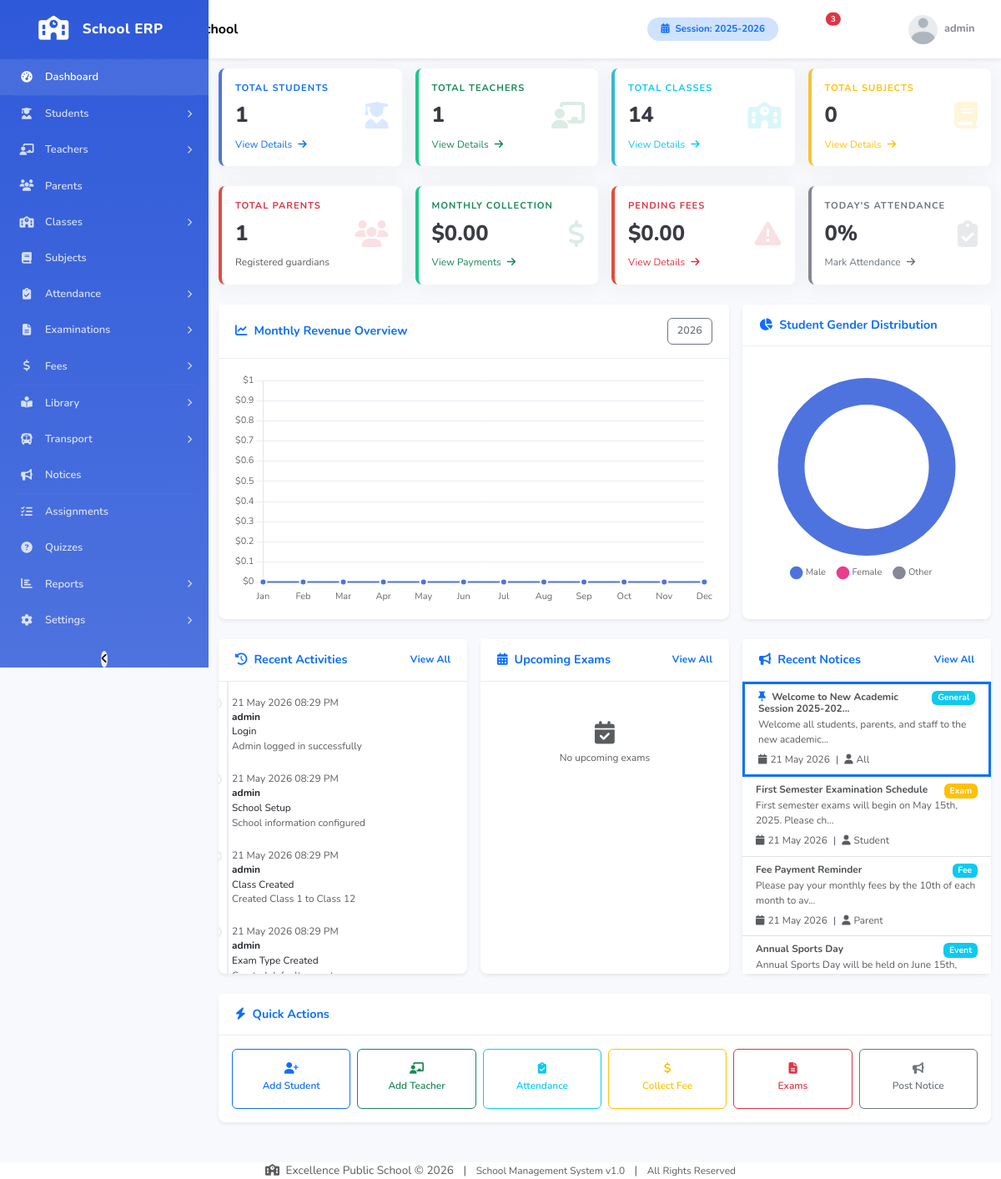
/dashboard.php (signed in), run on the app's committed database.
### tables this page shows
CREATE TABLE IF NOT EXISTS school_info (
    school_id INT(11) NOT NULL AUTO_INCREMENT,
    school_name VARCHAR(255) NOT NULL,
    school_address TEXT,
    school_phone VARCHAR(50),
    school_email VARCHAR(100),
    school_website VARCHAR(100),
    school_logo VARCHAR(255) DEFAULT 'default_logo.png',
    principal_name VARCHAR(100),
    established_year YEAR,
    registration_number VARCHAR(100),
    academic_session VARCHAR(20) DEFAULT '2025-2026',
    session_start_date DATE,
    session_end_date DATE,
    currency_symbol VARCHAR(10) DEFAULT '$',
    timezone VARCHAR(50) DEFAULT 'UTC',
    theme_color VARCHAR(20) DEFAULT '#4e73df',
    sidebar_color VARCHAR(20) DEFAULT '#2e59d9',
    created_at TIMESTAMP DEFAULT CURRENT_TIMESTAMP,
    updated_at TIMESTAMP DEFAULT CURRENT_TIMESTAMP ON UPDATE CURRENT_TIMESTAMP,
    PRIMARY KEY (school_id)
);

CREATE TABLE IF NOT EXISTS activity_logs (
    log_id INT(11) NOT NULL AUTO_INCREMENT,
    user_id INT(11),
    action VARCHAR(100) NOT NULL,
    description TEXT,
    ip_address VARCHAR(45),
    user_agent TEXT,
    created_at TIMESTAMP DEFAULT CURRENT_TIMESTAMP,
    PRIMARY KEY (log_id),
    KEY idx_log_user (user_id),
    KEY idx_log_action (action),
    KEY idx_log_date (created_at)
);

CREATE TABLE IF NOT EXISTS users (
    user_id INT(11) NOT NULL AUTO_INCREMENT,
    username VARCHAR(100) NOT NULL,
    email VARCHAR(100) NOT NULL,
    password VARCHAR(255) NOT NULL,
    role ENUM('admin','teacher','student','parent','accountant') NOT NULL,
    profile_image VARCHAR(255) DEFAULT 'default.png',
    phone VARCHAR(20),
    last_login DATETIME,
    login_ip VARCHAR(45),
    is_active TINYINT(1) DEFAULT 1,
    remember_token VARCHAR(255),
    email_verified TINYINT(1) DEFAULT 0,
    created_at TIMESTAMP DEFAULT CURRENT_TIMESTAMP,
    updated_at TIMESTAMP DEFAULT CURRENT_TIMESTAMP ON UPDATE CURRENT_TIMESTAMP,
    PRIMARY KEY (user_id),
    UNIQUE KEY uk_email (email),
    UNIQUE KEY uk_username (username),
    KEY idx_role (role),
    KEY idx_active (is_active)
);

CREATE TABLE IF NOT EXISTS notices (
    notice_id INT(11) NOT NULL AUTO_INCREMENT,
    title VARCHAR(255) NOT NULL,
    content TEXT,
    notice_type ENUM('General','Exam','Fee','Event','Holiday','Urgent') DEFAULT 'General',
    target_role ENUM('All','Admin','Teacher','Student','Parent','Accountant') DEFAULT 'All',
    target_class INT(11),
    attachment VARCHAR(255),
    posted_by INT(11),
    is_pinned TINYINT(1) DEFAULT 0,
    start_date DATE,
    end_date DATE,
    status TINYINT(1) DEFAULT 1,
    created_at TIMESTAMP DEFAULT CURRENT_TIMESTAMP,
    updated_at TIMESTAMP DEFAULT CURRENT_TIMESTAMP ON UPDATE CURRENT_TIMESTAMP,
    PRIMARY KEY (notice_id),
    KEY idx_notice_type (notice_type),
    KEY idx_notice_target (target_role),
    KEY idx_notice_status (status)
);

### dashboard.php (the view, shortened to what the rows shown need)
<?php
require_once 'includes/auth.php';
require_once 'includes/functions.php';
$stats = getDashboardStats();
include 'includes/header.php';
?>
<div id="wrapper">
    <div id="content-wrapper" class="d-flex flex-column">
        <?php include 'includes/navbar.php'; ?>
        <div class="container-fluid py-4">
            <div class="d-sm-flex align-items-center justify-content-between mb-4">
                <h1 class="h3 mb-0 text-gray-800">
                </h1>
            </div>
            <?php if ($role === 'admin'): ?>
            <div class="row g-3">
                <div class="col-xl-4">
                    <div class="card shadow-sm h-100">
                        <div class="card-body p-0">
                            <div class="timeline p-3" style="max-height:350px;overflow-y:auto;">
                                <?php foreach ($stats['recent_activities'] as $activity): ?>
                                <div class="timeline-item">
                                    <div class="time small text-muted"><?php echo formatDateTime($activity['created_at']); ?></div>
                                    <div class="small fw-bold"><?php echo htmlspecialchars($activity['username'] ?? 'System'); ?></div>
                                    <div class="small"><?php echo htmlspecialchars($activity['action']); ?></div>
                                    <div class="small text-muted"><?php echo htmlspecialchars(truncateText($activity['description'], 50)); ?></div>
                                </div>
                                <?php endforeach; ?>
                            </div>
                        </div>
                    </div>
                </div>
                <div class="col-xl-4">
                    <div class="card shadow-sm h-100">
                        <div class="card-body p-0">
                            <div class="list-group list-group-flush" style="max-height:350px;overflow-y:auto;">
                                <?php foreach ($stats['recent_notices'] as $notice): ?>
                                <div class="list-group-item <?php echo $notice['is_pinned'] ? 'border-start border-3 border-primary' : ''; ?>">
                                    <div class="d-flex w-100 justify-content-between align-items-start">
                                        <h6 class="mb-1 small fw-bold">
                                            <?php if ($notice['is_pinned']): ?><i class="fas fa-thumbtack text-primary me-1"></i><?php endif; ?>
                                            <?php echo htmlspecialchars(truncateText($notice['title'], 40)); ?>
                                        </h6>
                                        <span class="badge bg-<?php echo $notice['notice_type'] == 'Urgent' ? 'danger' : ($notice['notice_type'] == 'Exam' ? 'warning' : 'info'); ?> ms-2" style="font-size:0.65rem;">
                                            <?php echo $notice['notice_type']; ?>
                                        </span>
                                    </div>
                                    <p class="mb-1 small text-muted"><?php echo htmlspecialchars(truncateText($notice['content'], 60)); ?></p>
                                    <small class="text-muted">
                                        <i class="fas fa-calendar me-1"></i><?php echo formatDate($notice['created_at']); ?>
                                        <span class="mx-1">|</span>
                                        <i class="fas fa-user me-1"></i><?php echo $notice['target_role']; ?>
                                    </small>
                                </div>
                                <?php endforeach; ?>
                            </div>
                        </div>
                    </div>
                </div>
            </div>
            <?php endif; ?>
        </div>
    </div>
</div>
 <?php include 'includes/footer.php'; ?>
<script>
// Revenue Chart
var revenueCtx = document.getElementById('revenueChart');
if (revenueCtx) {
    var months = ['Jan', 'Feb', 'Mar', 'Apr', 'May', 'Jun', 'Jul', 'Aug', 'Sep', 'Oct', 'Nov', 'Dec'];
    var revenueData = <?php
        $monthlyData = array_fill(0, 12, 0);
        foreach ($stats['monthly_revenue'] as $month => $value) {
            $monthlyData[$month - 1] = $value;
        }
        echo json_encode($monthlyData);
    ?>;
    new Chart(revenueCtx, {
        type: 'line',
        data: {
            labels: months,
            datasets: [{
                label: 'Revenue ($)',
                data: revenueData,
                borderColor: '#4e73df',
                backgroundColor: 'rgba(78,115,223,0.05)',
                borderWidth: 2,
                fill: true,
                tension: 0.4,
                pointBackgroundColor: '#4e73df',
                pointBorderColor: '#fff',
                pointRadius: 4,
                pointHoverRadius: 6
            }]
        },
        options: {
            responsive: true,
            maintainAspectRatio: false,
            plugins: {
                legend: { display: false }
            },
            scales: {
                y: {
                    beginAtZero: true,
                    grid: { color: '#eaecf4', drawBorder: false },
                    ticks: {
                        callback: function(value) {
                            return '$' + value.toLocaleString();
                        }
                    }
                },
                x: {
                    grid: { display: false }
                }
            }
        }
    });
}
// Gender Chart
var genderCtx = document.getElementById('genderChart');
if (genderCtx) {
    var genderData = <?php
        $genders = ['Male' => 0, 'Female' => 0, 'Other' => 0];
        foreach ($stats['gender_distribution'] as $gender => $count) {
            $genders[$gender] = $count;
        }
        echo json_encode(array_values($genders));
    ?>;
    new Chart(genderCtx, {
        type: 'doughnut',
        data: {
            labels: ['Male', 'Female', 'Other'],
            datasets: [{
                data: genderData,
                backgroundColor: ['#4e73df', '#e83e8c', '#858796'],
                borderWidth: 0,
                hoverOffset: 4
            }]
        },
        options: {
            responsive: true,
            maintainAspectRatio: false,
            cutout: '70%',
            plugins: {
                legend: {
                    position: 'bottom',
                    labels: { padding: 15, usePointStyle: true, pointStyle: 'circle' }
                }
            }
        }
    });
}
</script>

### includes/navbar.php (shortened to what the rows shown need)
<?php
$role = getCurrentUserRole();
$school = getSchoolInfo();
$schoolName = $school['school_name'] ?? SITE_NAME;
?>
<nav class="navbar navbar-expand-lg navbar-light bg-white topbar shadow-sm fixed-top">
    <div class="container-fluid">
        <a class="navbar-brand d-none d-md-block" href="<?php echo BASE_URL; ?>dashboard.php">
            <i class="fas fa-school me-2 text-primary"></i>
            <span class="fw-bold"><?php echo htmlspecialchars($schoolName); ?></span>
        </a>
        <ul class="navbar-nav ms-auto align-items-center">
            <li class="nav-item d-none d-lg-block me-3">
                <span class="badge bg-primary-subtle text-primary px-3 py-2 rounded-pill">
                    <i class="fas fa-calendar-alt me-1"></i> Session: <?php echo getCurrentSession(); ?>
                </span>
            </li>
        </ul>
    </div>
</nav>

### includes/footer.php (shortened to what the rows shown need)
<?php
$school = getSchoolInfo();
$schoolName = $school['school_name'] ?? SITE_NAME;
$year = date('Y');
?>
            <footer class="sticky-footer bg-white mt-4">
                <div class="container my-auto">
                    <div class="copyright text-center my-auto">
                        <span class="text-muted">
                            <i class="fas fa-school me-1"></i>
                            <?php echo htmlspecialchars($schoolName); ?> &copy; <?php echo $year; ?>
                            <span class="mx-2">|</span>
                            <span class="small">School Management System v<?php echo VERSION; ?></span>
                            <span class="mx-2">|</span>
                            <span class="small">All Rights Reserved</span>
                        </span>
                    </div>
                </div>
            </footer>
</body>
</html>

### data on the page
school_info: school_name "Excellence Public School", academic_session "2025-2026"
activity_logs: created_at "21 May 2026 08:29 PM", user.username "admin", action "Login", description "Admin logged in successfully"
activity_logs: created_at "21 May 2026 08:29 PM", user.username "admin", action "School Setup", description "School information configured"
activity_logs: created_at "21 May 2026 08:29 PM", user.username "admin", action "Class Created", description "Created Class 1 to Class 12"
activity_logs: created_at "21 May 2026 08:29 PM", user.username "admin", action "Exam Type Created"
notices: is_pinned 1 (drawn), title "Welcome to New Academic Session 2025-202...", notice_type "General", content "Welcome all students, parents, and staff to the new academic...", created_at "21 May 2026", target_role "All"
notices: title "First Semester Examination Schedule", notice_type "Exam", content "First semester exams will begin on May 15th, 2025. Please ch...", created_at "21 May 2026", target_role "Student"
notices: title "Fee Payment Reminder", notice_type "Fee", content "Please pay your monthly fees by the 10th of each month to av...", created_at "21 May 2026", target_role "Parent"
notices: title "Annual Sports Day", notice_type "Event", content "Annual Sports Day will be held on June 15th,…"

### other printed values
$menu['title'] "Dashboard"
$menu['title'] "Students"
$menu['title'] "Teachers"
$menu['title'] "Parents"
$menu['title'] "Classes"
$menu['title'] "Subjects"
$menu['title'] "Attendance"
$menu['title'] "Examinations"
$menu['title'] "Fees"
$menu['title'] "Library"
$menu['title'] "Transport"
$menu['title'] "Notices"
$menu['title'] "Assignments"
$menu['title'] "Quizzes"
$menu['title'] "Reports"
